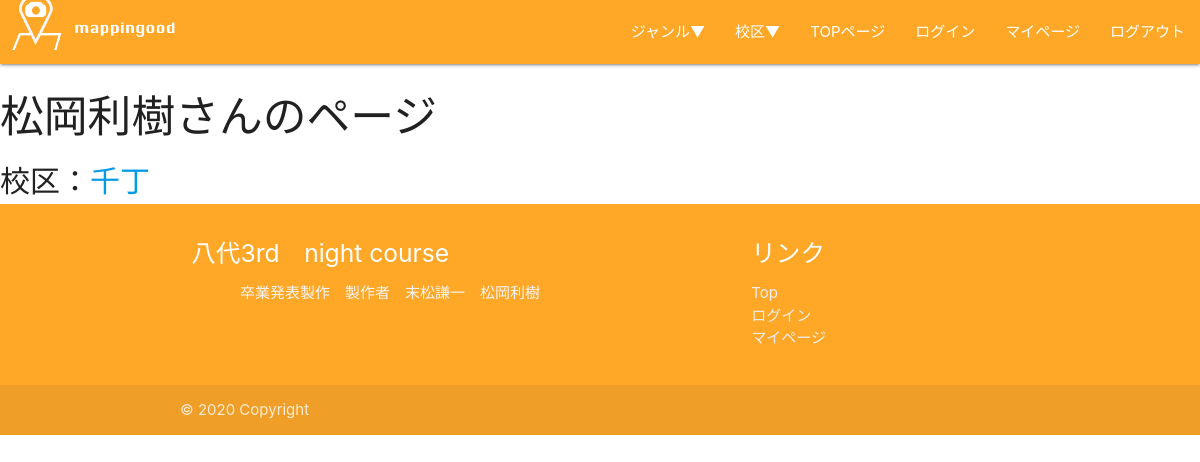
The app's page /personal_page/12, older data.
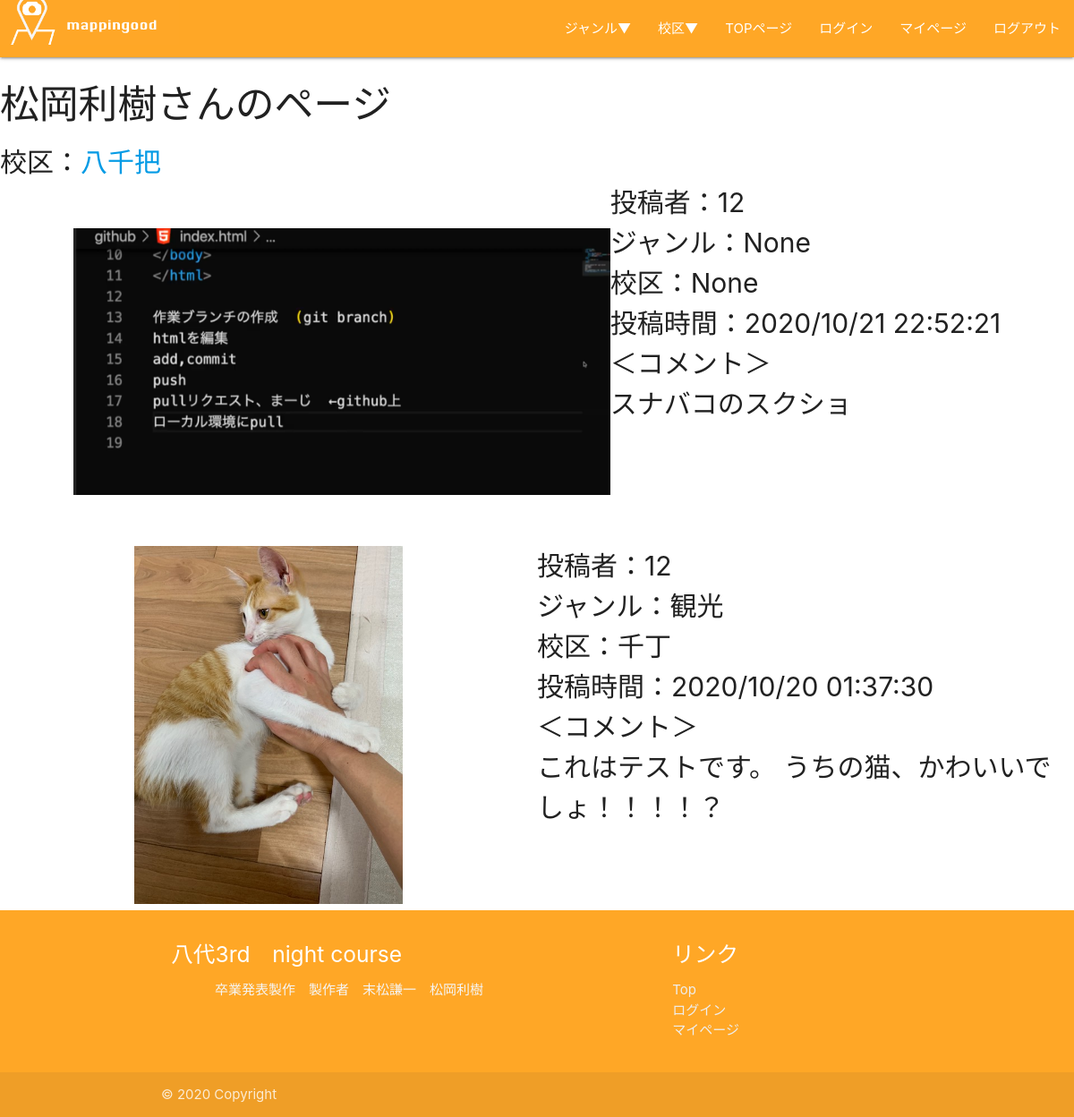
The same page, newer data.
### tables this page shows
CREATE TABLE "users" (
	"user_id"	INTEGER,
	"username"	TEXT,
	"password"	TEXT,
	"nickname"	TEXT,
	"site_name"	TEXT,
	PRIMARY KEY("user_id" AUTOINCREMENT)
);

CREATE TABLE "picture" (
	"picture_id"	INTEGER,
	"user_id"	INTEGER,
	"comment"	TEXT,
	"picture"	TEXT,
	"time"	INTEGER,
	"location_no"	INTEGER,
	"good_count"	INTEGER,
	"site_name"	TEXT,
	"junru_name"	TEXT,
	PRIMARY KEY("picture")
);

### app.py (the view)
@app.route('/personal_page/<int:user_id>')
def brows_person(user_id):
    conn = sqlite3.connect('mappin_good.db')
    c = conn.cursor()
    c.execute(
        "select * from picture where user_id = ? order by time desc ", (user_id,))
    brows_list = []
    for row in c.fetchall():
        brows_list.append({"picture_id": row[0], "user_id": row[1], "comment": row[2], "picture": row[3],
                           "time": row[4], "location_no": row[5], "good_count": row[6], "site_name": row[7], "junru_name": row[8], })
    c.execute("select nickname,site_name from users where user_id = ? ", (user_id,))
    profile=c.fetchall()
    c.close()
    print(profile)
    return render_template("personal_page.html", brows_list=brows_list, profile=profile)

### templates/personal_page.html
{% extends "base.html" %}
{% block content %}
    <h3>{{profile[0][0]}}さんのページ</h3>
    <div class="personalpage_profile">校区：<a href="/kouku/{{profile[0][1]}}">{{profile[0][1]}}</div></a>
{% for item in brows_list %}
<div class="container_brows_img">
    <div>
        <a href="/picture/{{item["picture_id"]}}"><img src="/static/img/{{item["picture"]}}" class="browsing_img"></a>
    </div>
    <div class="browsing_prf">
        <div class="contributor">投稿者：{{item["user_id"]}}</div>
        <div class="junru_name">ジャンル：{{item["junru_name"]}}</div>
        <div class="kouku_name">校区：{{item["site_name"]}}</div>
        <div class="contribut_time">投稿時間：{{item["time"]}}</div>
        <div class="brows_comment">＜コメント＞<br>{{item["comment"]}}</div>
    </div>
</div>
{% endfor %}
{% endblock %}

### templates/base.html (shortened to what this page needs)
<!DOCTYPE html>
<html lang="ja">
<head>
    <link rel="stylesheet" href="https://cdnjs.cloudflare.com/ajax/libs/materialize/1.0.0/css/materialize.min.css">
    <link rel="stylesheet" href="../static/css/style_pc.css">
</head>
<body>
    <header>
        <div class="navbar-fixed">
        <nav>
            <div class="nav-wrapper orange lighten-1">
                <a href="/" class="brand-logo"><img src="/static/img/mappingood_2.jpg" class="mappingood-logo"></a>
                <ul id="nav-mobile" class="right hide-on-med-and-down">
                    <li><a href="sass.html">ジャンル▼</a></li>
                    <li><a href="badges.html">校区▼</a></li>
                    <li><a href="/">TOPページ</a></li>
                    <li><a href="/login">ログイン</a></li>
                    <li><a href="/user_page">マイページ</a></li>
                    <li><a href="/logout">ログアウト</a></li>
                </ul>
            </div>
        </nav>
        </div>
    </header>
    {% block content %}
	{% endblock %}
    <footer class="page-footer orange lighten-1">
        <div class="container">
            <div class="row">
                <div class="col l6 s12">
                    <h5 class="white-text">八代3rd　night course</h5>
                    <p class="grey-text text-lighten-4">卒業発表製作　製作者　末松謙一　松岡利樹</p>
                </div>
                <div class="col l4 offset-l2 s12">
                    <h5 class="white-text">リンク</h5>
                    <ul>
                        <li><a class="grey-text text-lighten-3" href="/">Top</a></li>
                        <li><a class="grey-text text-lighten-3" href="/login">ログイン</a></li>
                        <li><a class="grey-text text-lighten-3" href="/user_page">マイページ</a></li>
                    </ul>
                </div>
            </div>
        </div>
        <div class="footer-copyright">
            <div class="container">
            © 2020 Copyright
            </div>
        </div>
    </footer>
</body>
</html>

### static/css/style_pc.css (style rules this page uses)
.nav-wrapper { height: 100px; }
.mappingood-logo { height: 50px; width: 200px; object-fit: cover; }
p { text-align: center }
.container_brows_img { display: flex; justify-content: center; }
.browsing_img { width: 600px; height: 400px; object-fit: contain; }
.browsing_prf { font-size: 30px; }
.personalpage_profile { font-size: 30px; }

Row changes from the older to the newer data that the page shows:
changed users "松岡利樹": site_name "千丁" → "八千把"
added picture: picture (picture), user_id "12", junru_name "None", site_name "None", time "2020/10/21 22:52:21", comment "スナバコのスクショ"
now on this page (row edited): picture: picture (picture), user_id "12", junru_name "観光", site_name "千丁", time "2020/10/20 01:37:30", comment "これはテストです。 うちの猫、かわいいでしょ！！！！？"
